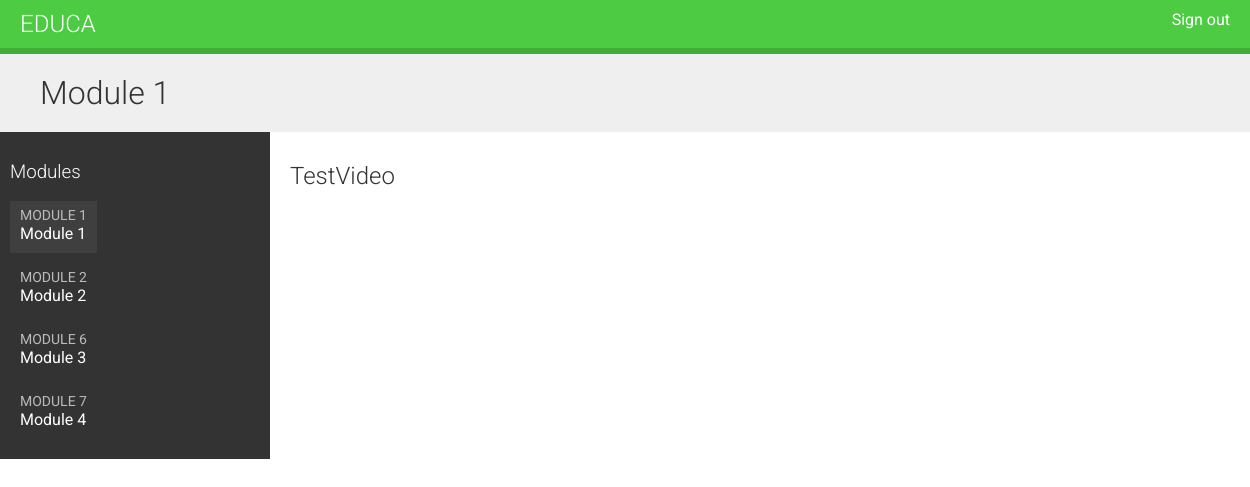
/students/course/1/ (signed in), run on the app's committed database.
### courses/models.py (models this page shows, shortened)
class Module(models.Model):
    course = models.ForeignKey(Course, related_name='modules', on_delete=models.CASCADE)
    title = models.CharField(max_length=200)
    description = models.TextField(blank=True)
    order = OrderField(blank=True, for_fields=['course'])
    class Meta:
        ordering = ['order']
    def __str__(self):
        return '{}. {}'.format(self.order, self.title)

class Content(models.Model):
    module = models.ForeignKey(Module,
                               related_name='contents',
                               on_delete=models.CASCADE)
    content_type = models.ForeignKey(ContentType,
                                     limit_choices_to={'model__in':
                                                       ('text', 'video', 'image', 'file')}, on_delete=models.CASCADE)
    object_id = models.PositiveIntegerField()
    item = GenericForeignKey('content_type', 'object_id')
    order = OrderField(blank=True, for_fields=['module'])
    class Meta:
        ordering = ['order']

class ItemBase(models.Model):
    owner = models.ForeignKey(User, related_name='%(class)s_related', on_delete=models.CASCADE)
    title = models.CharField(max_length=250)
    created = models.DateTimeField(auto_now_add=True)
    updated = models.DateTimeField(auto_now=True)
    def render(self):
        return render_to_string('courses/content/{}.html'.format(self._meta.model_name), {'item': self})
    class Meta:
        abstract = True

class Video(ItemBase):
    url = models.URLField()

### students/views.py (the view)
# urls.py: path('course/<pk>/', cache_page(60 * 15)(views.StudentCourseDetailView.as_view()), name='student_course_detail'),
class StudentCourseDetailView(DetailView):
    model = Course
    template_name = 'students/course/detail.html'
    def get_queryset(self):
        qs = super(StudentCourseDetailView, self).get_queryset()
        return qs.filter(students__in=[self.request.user])
    def get_context_data(self, **kwargs):
        context = super(StudentCourseDetailView,
                        self).get_context_data(**kwargs)
        course = self.get_object()
        if 'module_id' in self.kwargs:
            context['module'] = course.modules.get(id=self.kwargs['module_id'])
        else:
            context['module'] = course.modules.all()[0]
        return context

### students/templates/students/course/detail.html (shortened to what this page needs)
{% extends "base.html" %}
{% load cache %}
{% block content %}
    <h1>
        {{ module.title }}
    </h1>
    <div class="contents">
        <h3>Modules</h3>
        <ul id="modules">
        {% for m in object.modules.all %}
            <li data-id="{{ m.id }}" {% if m == module %}class="selected"{% endif %}>
                <a href="{% url "student_course_detail_module" object.id m.id %}">
                    <span>
                        Module <span class="order">{{ m.order|add:1 }}</span>
                    </span>
                    <br>
                    {{ m.title }}
                </a>
            </li>
        {% empty %}
            <li>No modules yet.</li>
        {% endfor %}
        </ul>
    </div>
    <div class="module">
        {% cache 600 module_contents module %}
            {% for content in module.contents.all %}
                {% with item=content.item %}
                    <h2>{{ item.title }}</h2>
                {% endwith %}
            {% endfor %}
        {% endcache %}
    </div>
{% endblock %}

### courses/static/css/base.css (style rules this page uses)
body { margin:0; font-family:'Roboto', sans-serif; font-weight:400; color:#333; }
a { color:#3fad37; text-decoration:none; }
ul { float:left; }
h1, h2, h3, h4, h5, h6 { font-family:'Roboto', sans-serif; font-weight:300; }
h1 { background:#efefef; width:100%; overflow:auto; padding:20px 0 20px 40px; margin:0; }
.module { padding:10px 20px; float:left; width:600px; }
.contents { width:20%; padding:10px; float:left; background:#333; color: #fff; font-family:'Roboto', sans-serif; }
.contents ul { list-style:none; margin:0; padding:0; }
.contents ul li { margin:0 0 10px 0; padding:4px 10px 10px; overflow:auto; }
.contents ul li.selected { background:#3f3f3f; }
.contents ul span { text-transform:uppercase; color:#bbb; font-size:14px; }
.contents ul a { display:block; color:#fff; text-decoration:none; }

### data on the page
Module: title "Module 1", order|add "1"
Module: order|add "2", title "Module 2"
Module: order|add "6", title "Module 3"
Module: order|add "7", title "Module 4"
Content: item "TestVideo"
